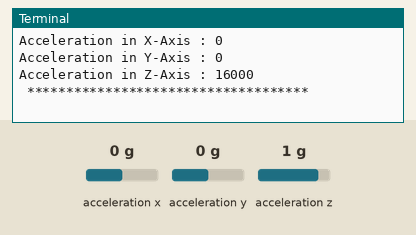
Recording of a program running on a simulated Raspberry Pi (BCM pin numbers). On the bench: the last lines printed to the terminal. The test bench sets the inputs (shaded band); at power-on: acceleration x 0 g, acceleration y 0 g, acceleration z 1 g.

Above: at 1.2 s.
1.3 s: acceleration x set to -1.4 g
2.8 s: acceleration y set to -1.4 g
At 4.1 s:
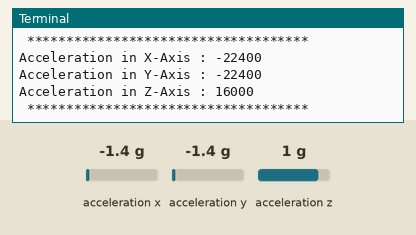
4.3 s: acceleration z set to -1.4 g
At 5.4 s:
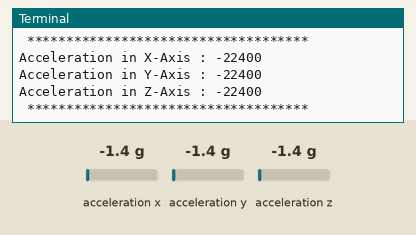

The program:

LIS3DHTR.py
```python
# (licence header left out)
import smbus
import time

# Get I2C bus
bus = smbus.SMBus(1)

# I2C address of the device
LIS3DHTR_DEFAULT_ADDRESS			= 0x18

# LIS3DHTR Register Map
LIS3DHTR_REG_WHOAMI					= 0x0F # Who Am I Register
LIS3DHTR_REG_CTRL1					= 0x20 # Control Register-1
LIS3DHTR_REG_CTRL2					= 0x21 # Control Register-2
LIS3DHTR_REG_CTRL3					= 0x22 # Control Register-3
LIS3DHTR_REG_CTRL4					= 0x23 # Control Register-4
LIS3DHTR_REG_CTRL5					= 0x24 # Control Register-5
LIS3DHTR_REG_CTRL6					= 0x25 # Control Register-6
LIS3DHTR_REG_REFERENCE				= 0x26 # Reference
LIS3DHTR_REG_STATUS					= 0x27 # Status Register
LIS3DHTR_REG_OUT_X_L				= 0x28 # X-Axis LSB
LIS3DHTR_REG_OUT_X_H				= 0x29 # X-Axis MSB
LIS3DHTR_REG_OUT_Y_L				= 0x2A # Y-Axis LSB
LIS3DHTR_REG_OUT_Y_H				= 0x2B # Y-Axis MSB
LIS3DHTR_REG_OUT_Z_L				= 0x2C # Z-Axis LSB
LIS3DHTR_REG_OUT_Z_H				= 0x2D # Z-Axis MSB

# Accl Datarate configuration
LIS3DHTR_ACCL_DR_PD					= 0x00 # Power down mode
LIS3DHTR_ACCL_DR_1					= 0x10 # ODR = 1 Hz
LIS3DHTR_ACCL_DR_10					= 0x20 # ODR = 10 Hz
LIS3DHTR_ACCL_DR_25					= 0x30 # ODR = 25 Hz
LIS3DHTR_ACCL_DR_50					= 0x40 # ODR = 50 Hz
LIS3DHTR_ACCL_DR_100				= 0x50 # ODR = 100 Hz
LIS3DHTR_ACCL_DR_200				= 0x60 # ODR = 200 Hz
LIS3DHTR_ACCL_DR_400				= 0x70 # ODR = 400 Hz
LIS3DHTR_ACCL_DR_1620				= 0x80 # ODR = 1.620 KHz
LIS3DHTR_ACCL_DR_1344				= 0x90 # ODR = 1.344 KHz

# Accl Data update & Axis configuration
LIS3DHTR_ACCL_LPEN					= 0x00 # Normal Mode, Axis disabled
LIS3DHTR_ACCL_XAXIS					= 0x04 # X-Axis enabled
LIS3DHTR_ACCL_YAXIS					= 0x02 # Y-Axis enabled
LIS3DHTR_ACCL_ZAXIS					= 0x01 # Z-Axis enabled

# Acceleration Full-scale selection
LIS3DHTR_BDU_CONT					= 0x00 # Continuous update, Normal Mode, 4-Wire Interface
LIS3DHTR_BDU_NOT_CONT				= 0x80 # Output registers not updated until MSB and LSB reading
LIS3DHTR_ACCL_BLE_MSB				= 0x40 # MSB first
LIS3DHTR_ACCL_RANGE_16G				= 0x30 # Full scale = +/-16g
LIS3DHTR_ACCL_RANGE_8G				= 0x20 # Full scale = +/-8g
LIS3DHTR_ACCL_RANGE_4G				= 0x10 # Full scale = +/-4g
LIS3DHTR_ACCL_RANGE_2G				= 0x00 # Full scale = +/-2g, LSB first
LIS3DHTR_HR_DS						= 0x00 # High-Resolution Disabled
LIS3DHTR_HR_EN						= 0x08 # High-Resolution Enabled
LIS3DHTR_ST_0						= 0x02 # Self Test 0
LIS3DHTR_ST_1						= 0x04 # Self Test 1
LIS3DHTR_SIM_3						= 0x01 # 3-Wire Interface


class LIS3DHTR():
	def __init__ (self):
		self.select_datarate()
		self.select_data_config()

	def select_datarate(self):
		"""Select the data rate of the accelerometer from the given provided values"""
		DATARATE_CONFIG = (LIS3DHTR_ACCL_DR_10 | LIS3DHTR_ACCL_XAXIS | LIS3DHTR_ACCL_YAXIS | LIS3DHTR_ACCL_ZAXIS)
		bus.write_byte_data(LIS3DHTR_DEFAULT_ADDRESS, LIS3DHTR_REG_CTRL1, DATARATE_CONFIG)

	def select_data_config(self):
		"""Select the data configuration of the accelerometer from the given provided values"""
		DATA_CONFIG = (LIS3DHTR_ACCL_RANGE_2G | LIS3DHTR_BDU_CONT | LIS3DHTR_HR_DS)
		bus.write_byte_data(LIS3DHTR_DEFAULT_ADDRESS, LIS3DHTR_REG_CTRL4, DATA_CONFIG)

	def read_accl(self):
		"""Read data back from LIS3DHTR_REG_OUT_X_L(0x28), 2 bytes
		X-Axis Accl LSB, X-Axis Accl MSB"""
		data0 = bus.read_byte_data(LIS3DHTR_DEFAULT_ADDRESS, LIS3DHTR_REG_OUT_X_L)
		data1 = bus.read_byte_data(LIS3DHTR_DEFAULT_ADDRESS, LIS3DHTR_REG_OUT_X_H)

		xAccl = data1 * 256 + data0
		if xAccl > 32767 :
			xAccl -= 65536

		"""Read data back from LIS3DHTR_REG_OUT_Y_L(0x2A), 2 bytes
		Y-Axis Accl LSB, Y-Axis Accl MSB"""
		data0 = bus.read_byte_data(LIS3DHTR_DEFAULT_ADDRESS, LIS3DHTR_REG_OUT_Y_L)
		data1 = bus.read_byte_data(LIS3DHTR_DEFAULT_ADDRESS, LIS3DHTR_REG_OUT_Y_H)

		yAccl = data1 * 256 + data0
		if yAccl > 32767 :
			yAccl -= 65536

		"""Read data back from LIS3DHTR_REG_OUT_Z_L(0x2C), 2 bytes
		Z-Axis Accl LSB, Z-Axis Accl MSB"""
		data0 = bus.read_byte_data(LIS3DHTR_DEFAULT_ADDRESS, LIS3DHTR_REG_OUT_Z_L)
		data1 = bus.read_byte_data(LIS3DHTR_DEFAULT_ADDRESS, LIS3DHTR_REG_OUT_Z_H)

		zAccl = data1 * 256 + data0
		if zAccl > 32767 :
			zAccl -= 65536

		return {'x' : xAccl, 'y' : yAccl, 'z' : zAccl}

from LIS3DHTR import LIS3DHTR
lis3dhtr = LIS3DHTR()

while True:
	lis3dhtr.select_datarate()
	lis3dhtr.select_data_config()
	time.sleep(0.1)
	accl = lis3dhtr.read_accl()
	print "Acceleration in X-Axis : %d" %(accl['x'])
	print "Acceleration in Y-Axis : %d" %(accl['y'])
	print "Acceleration in Z-Axis : %d" %(accl['z'])
	print " ************************************ "
	time.sleep(1)
```

Measured:
- after the input at 2.8 s, the terminal: prints a new line after 0.62 s (image 1)
- after the input at 4.3 s, the terminal: prints a new line after 0.22 s (image 2)
